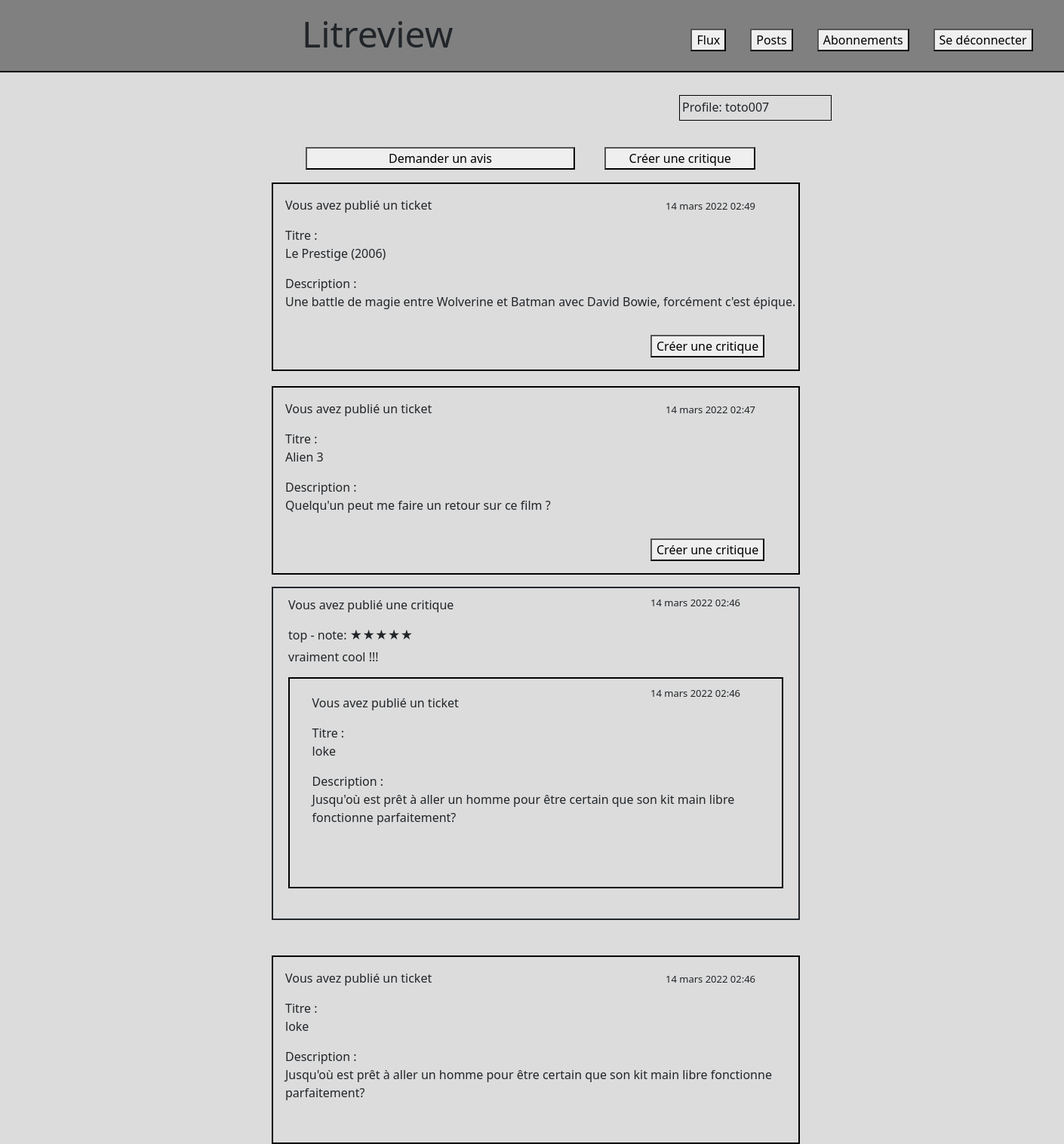
Page /flux/ (signed in) on the committed database.
### authentication/models.py (models this page shows)
class User(AbstractUser):
    pass

### litreview/models.py (models this page shows, shortened)
class Ticket(models.Model):
    title = models.CharField(max_length=128)
    description = models.TextField(max_length=128)
    user = models.ForeignKey(settings.AUTH_USER_MODEL, on_delete=models.CASCADE)
    time_created = models.DateTimeField(auto_now_add=True)
    answer_review = models.BooleanField(default=False)

class Review(models.Model):
    ticket = models.ForeignKey(Ticket, on_delete=models.CASCADE)
    rating = models.PositiveSmallIntegerField(validators=[MinValueValidator(0), MaxValueValidator(5)])
    user = models.ForeignKey(settings.AUTH_USER_MODEL, on_delete=models.CASCADE)
    headline = models.CharField(max_length=128)
    body = models.TextField(max_length=8192, blank=True)
    time_created = models.DateTimeField(auto_now_add=True)
    answer_review = models.BooleanField(default=False)

### litreview/views.py (the view)
# urls.py: path('', FluxView.as_view(), name='litreview-flux'),
class FluxView(LoginRequiredMixin, ListView):
    template_name = 'litreview/flux.html'
    def get_queryset(self):
        user_following_by = self.request.user.following_by.values('user')
        review_following = Review.objects.filter(user__in=user_following_by)
        review_answer = Review.objects.exclude(user=self.request.user).filter(ticket__user=self.request.user)
        user_review = Review.objects.filter(user=self.request.user)
        qs_review = user_review.union(review_following)
        ticket_following = Ticket.objects.filter(user__in=user_following_by)
        user_ticket = Ticket.objects.filter(user=self.request.user)
        qs_ticket = user_ticket.union(ticket_following)
        posts = sorted(chain(qs_review, qs_ticket, review_answer), key=lambda post: post.time_created, reverse=True)
        qs = [{ContentType.objects.get_for_model(type(x)).name: x} for x in posts]
        return qs

### litreview/templates/litreview/flux.html (shortened to what this page needs)
{% extends "litreview/base.html" %}
{% block content %}
    <div id = "btn-createticketcreate-critique">
        <a href="{% url 'litreview-createticket' %}">
            <button class= "button-ask-critique" type="button">Demander un avis</button>
        </a>
        <a href="{% url 'litreview-createcritique' %}">
            <button class= "button-create-critique" type="button">Créer une critique</button>
        </a>
    </div>
    <div>
        {% for obj in object_list %}
            {% if obj.ticket %}
                <div class="ticket-flux">
                    {% include 'litreview/ticket.html' %}
                    {% if obj.ticket.answer_review == False %}
                        <div class="btn-modificationpos-ticket">
                                <a href="{% url 'litreview-answercritique' obj.ticket.id %}">
                                    <button class ="ticket-btn-modified" type="button">Créer une critique</button></a>
                        </div>
                    {% elif user.username != obj.ticket.user.username and obj.ticket.answer_review == False %}
                        <div class="btn-modificationpos-ticket">
                                <a href="{% url 'litreview-answercritique' obj.ticket.id %}">
                                    <button class ="ticket-btn-modified" type="button">Créer une critique</button></a>
                        </div>
                    {% endif %}
                </div>
            {% elif obj.review %}
                <div class="review-main-flux">
                    {% include 'litreview/review.html' %}
                </div>
            {% endif %}
        {% endfor %}
    </div>
{% endblock %}

### litreview/templates/litreview/base.html (shortened to what this page needs)
{% load static %}
<!DOCTYPE html>
<html lang="en">
<head>
    <link rel="stylesheet" type="text/css" href="{% static 'authentication/style.css' %}">
    <link href="https://cdn.jsdelivr.net/npm/bootstrap@5.1.3/dist/css/bootstrap.min.css" rel="stylesheet">
</head>
<body>
    {% if user.is_authenticated %}
        {% block nav %}
            {% include 'litreview/listnav.html' %}
        {% endblock %}
    {% else %}
        <header>
            <h1 id="name-site">Litreview</h1>
        </header>
    {% endif %}
    <div class = "content">
        {% block content %}
        <div class="profile">
            <p>Profile: {{user.username}}</p>
        </div>
        {% endblock %}
    </div>
</body>
</html>

### litreview/templates/litreview/ticket.html
{% block content %}
    <div class="ticket-user">
        {% if user.username == obj.ticket.user.username %}
            <p>Vous avez publié un ticket</p>
        {% else %}
            <p> {{obj.ticket.user.username}} a publié une critique</p>
        {% endif %}
        <div class="ticket-title-post">Titre : <p>{{ obj.ticket.title }}</p></div>
        <div class="ticket-description-post">Description :<p>{{ obj.ticket.description}}</p></div>
        <div class="ticket-post-time"><p>{{ obj.ticket.time_created }}</p></div>
    </div>
{% endblock %}

### litreview/templates/litreview/review.html
{% block content %}
  <div class="reviewflux">
      {% if user.username == obj.review.user.username %}
          <div class="review-user-flux"><p> Vous avez publié une critique</p></div>
      {% else %}
          <div class="review-user-flux"><p> {{obj.review.user.username}} a publié une critique</p></div>
      {% endif %}
      <div class="head-review-posts">
          <span>{{ obj.review.headline }} - note:
          {% if obj.review.rating == 1 %}
              <span>★</span>
          {% elif obj.review.rating == 2  %}
              <span>★★</span>
          {% elif obj.review.rating == 3  %}
              <span>★★★</span>
          {% elif obj.review.rating == 4  %}
              <span>★★★★</span>
          {% elif obj.review.rating == 5  %}
              <span>★★★★★</span>
          {% endif %}
      </span>
      </div>
          <div class="body-review-flux">{{ obj.review.body }}</div>
          <div class="post-time-review">{{ obj.review.time_created }}</div>
          <div class="review-ticket">
              {% if user.username == obj.review.ticket.user.username %}
                  <div class="review-user-flux" ><p>Vous avez publié un ticket</p></div>
              {% else %}
                  <div class="review-user-flux" ><p>Ticket - {{obj.review.ticket.user.username}}</p></div>
              {% endif %}
              <div class="titlepost">Titre : <p>{{ obj.review.ticket.title }}</p></div>
              <div class="descriptionpost">Description :<p>{{ obj.review.ticket.description}}</p></div>
              <div class="post-time"><p>{{ obj.review.ticket.time_created }}</p></div>
          </div>
    </div>
{% endblock %}

### authentication/static/authentication/style.css (style rules this page uses)
body { background-color: gainsboro !important;; }
.review-main-flux { width: 700px; position: relative; margin-block:3em; margin-bottom:15px; height:442px; left: 360px; top:50px; border-top-style: solid; border-top-width: 2px; border-left-style: solid; border-left-width: 2px; border-right-style: solid; border-right-width: 2px; border-bottom-style: solid; border-bottom-width: 2px; }
.btn-modificationpos-ticket { position: relative; }
.ticket-btn-modified { top: 200px; left:500px; position : relative; }
.post-time { position: absolute; top: 130px; left: 500px; font-size:13px; }
.ticket-post-time { position : absolute; top: 20px; left: 520px; font-size:13px; width:200px; }
.post-time-review { position: absolute; top: 10px; left: 500px; font-size:13px; }
.head-review-posts { left: 20px; top: 10px; position: relative; }
.body-review-flux { left: 20px; top: 15px; position: relative; }
.descriptionpost { word-wrap: break-word; }
.titlepost { left:20px; top:10px; position: relative; }
.ticket-title-post { left:20px; top:10px; }
.review-user-flux { left:20px; top:10px; position: relative; }
.descriptionpost { left:20px; top:10px; position: relative; }
.ticket-description-post { left:20px; top:10px; }
#btn-createticketcreate-critique { left: 400px; top: 65px; position: relative; width:1000px; }
.button-create-critique { left: 40px; position: relative; width:200px; }
.button-ask-critique { left: 5px; position: relative; width:357px; }
.profile { left: 900px; top: 30px; width:202px; height:34px; position: relative; border:1px solid black; padding-top:3px; padding-left:3px; }
.review-ticket { border:2px solid black; margin-left:20px; margin-right:20px; height:280px; margin-top:30px; padding-top:0.6em; padding-left:0.6em; }
.ticket-user { padding-top:1em; padding-left:1em; position : absolute; }
.ticket-flux { position:relative; border:2px solid black; left:360px; top:82px; width:700px; height:250px; margin-bottom:20px; }

### rows in the picture
User: username "toto007"
Ticket: shows "Vous avez publié un ticket", ticket "Le Prestige (2006)", ticket.description "Une battle de magie entre Wolverine et Batman avec David Bowie, forcément c'est épique.", ticket.time_created "14 mars 2022 02:49", answer_review "Créer une critique"
Ticket: shows "Vous avez publié un ticket", ticket "Alien 3", ticket.description "Quelqu'un peut me faire un retour sur ce film ?", ticket.time_created "14 mars 2022 02:47", answer_review "Créer une critique"
Review: shows "Vous avez publié une critique", review.headline "top", review.body "vraiment cool !!!", review.time_created "14 mars 2022 02:46", shows "Vous avez publié un ticket", review.ticket "loke", review.ticket.description "Jusqu'où est prêt à aller un homme pour être certain que son kit main libre fonctionne parfaitement?", review.ticket.time_created "14 mars 2022 02:46"
Ticket: shows "Vous avez publié un ticket", ticket "loke", ticket.description "Jusqu'où est prêt à aller un homme pour être certain que son kit main libre fonctionne parfaitement?", ticket.time_created "14 mars 2022 02:46"
